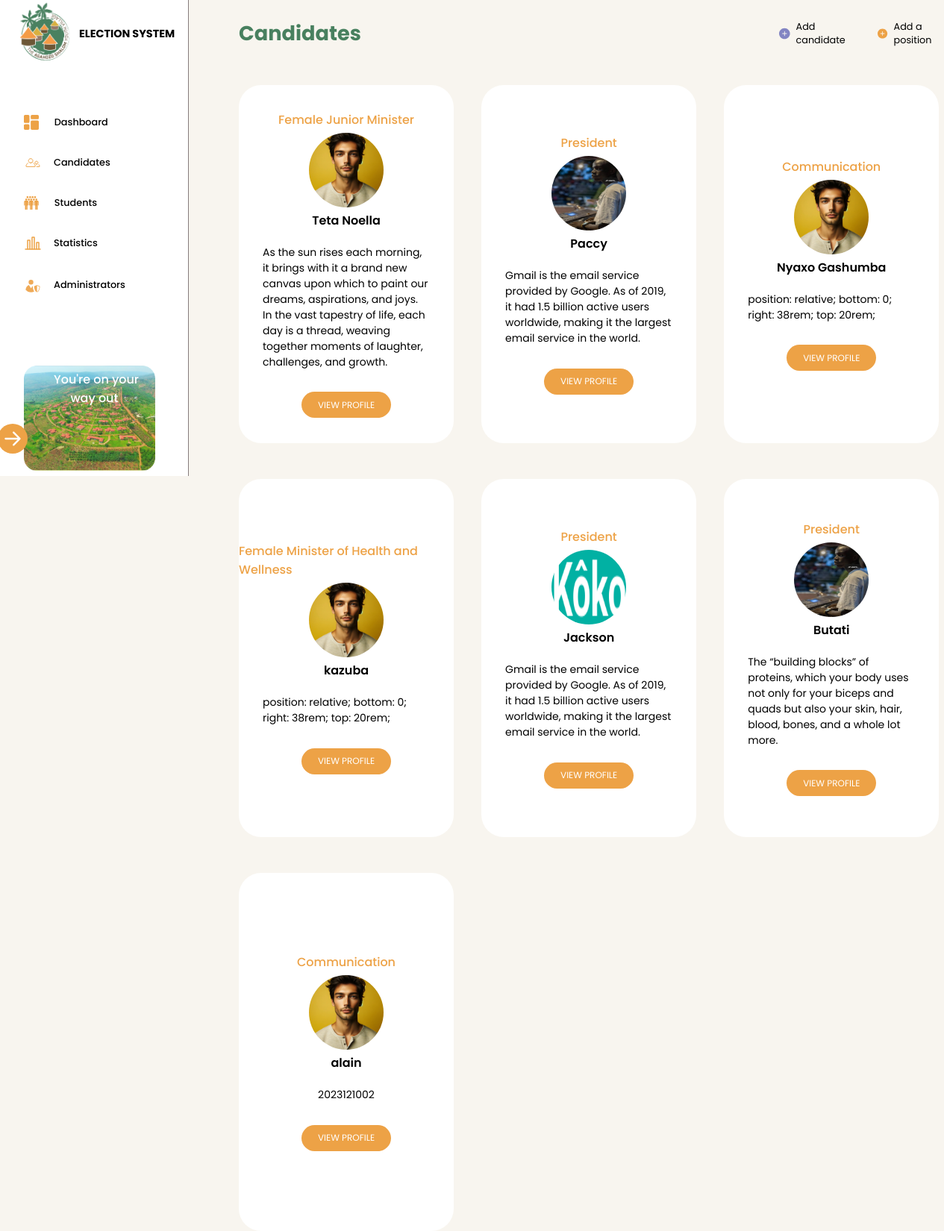
The app's page /adminRepresentativesPage.php (signed in), older data.
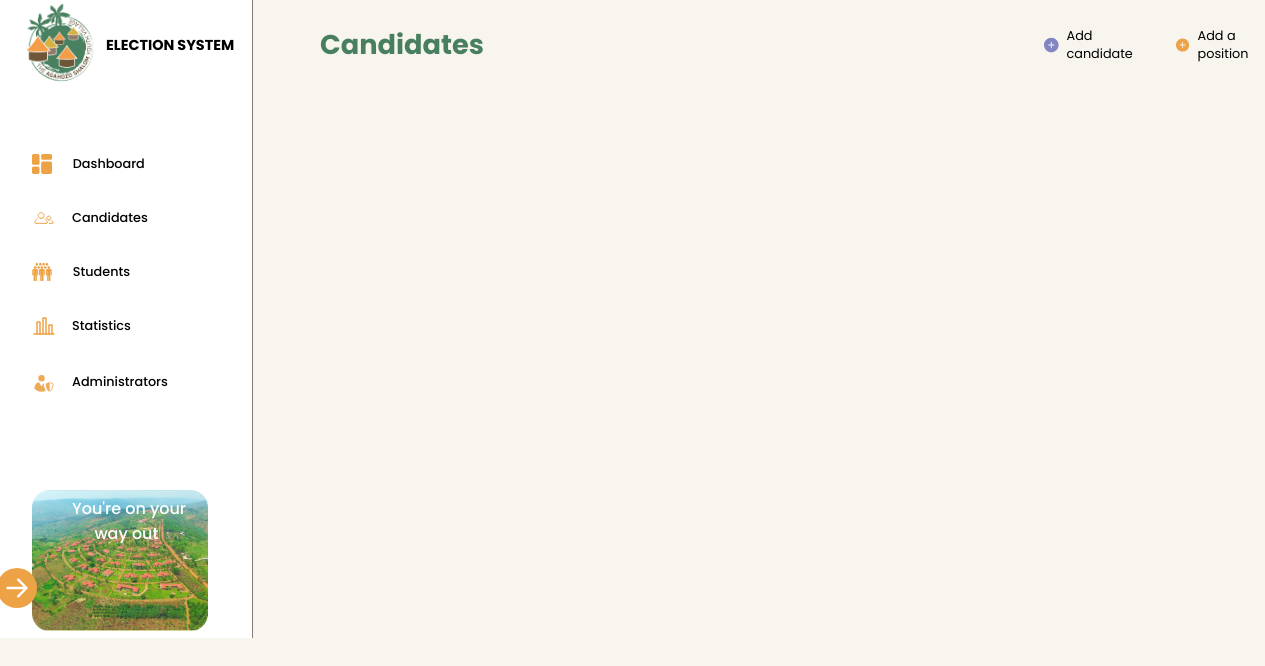
The same page, newer data.
### tables this page shows
CREATE TABLE `candidate` (
  `CandidateId` int(11) NOT NULL,
  `Name` varchar(255) NOT NULL,
  `Bio` varchar(255) NOT NULL,
  `Manifesto` varchar(255) NOT NULL,
  `PositionId` int(11) NOT NULL,
  `candimages` varchar(255) NOT NULL
);

CREATE TABLE `positions` (
  `positionId` int(11) NOT NULL,
  `Name` varchar(255) DEFAULT NULL
);

### adminRepresentativesPage.php (the view, shortened to what this page needs)
<!DOCTYPE html>
<html lang="en">
<head>
    <link rel="stylesheet" href="adminRepresentativesPage.css">
</head>
<body>
    <section class="mainContainer">
        <div class="navigationBar" style="border-right: 1.5px solid rgb(134 124 124);">
            <div class="logoDiv">
                <img src="./Assets/Agahozo+Shalom+Logo.png" alt="logo" style="height: 90px; width: 90px;">
                <h2>ELECTION SYSTEM</h2>
            </div>
            <ul>
                <li>
                    <div class="navigationLinks">
                        <a href="adminDashboard.php"><p style="margin-left: 0.3rem;">Dashboard</p></a>
                    </div>
                </li>
                <li>
                    <div class="navigationLinks">
                    <a href="adminRepresentativesPage.php"><p>Candidates</p></a>
                    </div>
                    </li>
                    <li>
                        <div class="navigationLinks">
                            <a href="adminStudentDashboard.php"><p style="margin-left: 0.3rem;">Students</p></a>
                        </div>
                    </li>
                <li>
                    <div class="navigationLinks">
                        <a href="adminStatisticPage.php"><p>Statistics</p></a>
                    </div>
                </li>
                <li>
                    <div class="navigationLinks">
                        <a href="addAdminPage.php"><p>Administrators</p></a>
                    </div>
                </li>
            </ul>
            <div>
                <div class="lastImg">
                    <img src="./Assets/Rectangle13.png" alt="logoout image" style="width: 100%; max-width: 70%; height: 100%; margin: 2rem 0 0 2rem; opacity: 90%;">
                </div>
                <p class="sleeve">You're on your <br><span>way out</span></p>
                <a href="front.php"></a>
            </div>
        </div>
        <div class="heroSection">
            <div class="rightNavBar" style="gap: 35rem;">
                <h1 style="font-family: 'Poppins', sans-serif; font-weight: 700; font-style: normal; color: #48805F; font-size: 1.7rem;">Candidates</h1>
                <div class="notProf" style="gap: 1.rem;">
                        <a href="#"><p style="font-size: 0.8em;" onclick="showPopup()">Add candidate</p></a>
                    <a href="#"><p onclick="showPop()" style="font-size: 0.8em;">Add a position</p></a>
                </div>
            </div>
            <div class="combinationCandidates">
                <?php
                    include('adminConn.php');
                    $query = "SELECT * FROM candidate ORDER BY Name Desc";
                    $record = mysqli_query($conn, $query);
                    while ($row = mysqli_fetch_assoc($record)) {
                        $query = "SELECT Name FROM positions WHERE positionId={$row['PositionId']}";
                        $record2 = mysqli_query($conn, $query);
                        $row2 = mysqli_fetch_assoc($record2);
                        echo "
                        <div class=\"cand1\">
                            <div class=\"profile\">
                                <h4 style=\"font-family: 'Poppins', sans-serif; font-weight: 500; font-style: normal; color: #EDA246;\">{$row2['Name']}</h4>
                                <img src=\"./Assets/candimages/{$row['candimages']}\" alt=\"\" height=\"100px\" width=\"100px\">
                                <p style=\"font-weight: 600;\">{$row['Name']}</p>
                            </div>
                            <div class=\"desc\">
                                <p>{$row['Bio']}</p>
                            </div>
                            <button>VIEW PROFILE</button>
                        </div>";
                    }
                ?>
            </div>
        </div>
    </section>
</body>
</html>

### adminRepresentativesPage.css (style rules this page uses)
* { padding: 0; box-sizing: border-box; font-family: "Poppins", sans-serif; font-style: normal; margin: 0; }
body { background-color: #F8F5EF; }
.mainContainer { display: flex; width: 100%; height: 100%; background-color: #F8F5EF; position: absolute; }
.navigationBar { width: 100%; max-width: 20%; position: fixed; background-color: #fff; border-right: 1.5px solid rgb(134 124 124); }
.heroSection { width: 100%; max-width: 100%; margin-left: 17rem; }
.logoDiv { display: flex; margin-left: 1rem; gap: 0rem; font-size: 0.6em; align-items: center; }
ul { display: flex; flex-direction: column; gap: 2rem; margin-top: 4rem; margin-bottom: 4rem; font-family: "Poppins", sans-serif; font-weight: 500; font-style: normal; font-size: .8rem; }
a { color: #000; text-decoration: none; }
a:link { color: #000; }
.navigationLinks { display: flex; flex-direction: row; align-items: center; gap: 1rem; margin-left: 2rem; }
.lastImg { position: relative; }
.sleeve { position: absolute; font-family: "Poppins", sans-serif; font-weight: 500; font-style: normal; color: #fff; top: 31rem; left: 4.5rem; z-index: 2; }
span { margin-left: 1.4rem; }
.logoutSvg { position: absolute; top: 35.5rem; left: -0.2rem; z-index: 2; animation: movingAnimation; }
.rightNavBar { display: flex; align-items: center; gap: 45rem; margin-left: 3rem; margin-top: 1.5rem; }
.notProf { display: flex; align-items: center; gap: 0.5rem; }
svg { position: relative; cursor: pointer; }
svg::after { content: '10'; border-radius: 100%; background-color: red; display: inline-block; width: 10px; height: 10px; }
.logoutSvg { animation: movingAnimation 5s infinite alternate; }
.combinationCandidates { display: grid; grid-template-columns: repeat(3, 1fr); gap: 2rem; width: 100%; max-width: 95%; margin: 3rem 0 2rem 3rem; row-gap: 3rem; }
.cand1 { display: flex; flex-direction: column; justify-content: center; align-items: center; background-color: #fff; border-radius: 30px; gap: 20px; width: 18rem; height: 30rem; padding: 0.8rem 0; transition: transform 0.3s; }
.profile { display: flex; flex-direction: column; justify-content: center; align-items: center; gap: 5px; }
.profile > img { border-radius: 50%; }
.desc { display: flex; flex-direction: column; justify-content: center; align-items: center; font-size: 14px; gap: 10px; padding: 0 2rem; }
button { display: flex; justify-content: center; align-items: center; height: 40px; width: 125px; background-color: #EDA246; color: white; border: none; border-radius: 30px; font-size: 14px; font-family: 'Poppins', sans-serif; cursor: pointer; }
button { display: flex; justify-content: center; align-items: center; height: 35px; width: 120px; background-color: #EDA246; color: white; border: none; border-radius: 30px; font-size: 12px; font-family: "Poppins", sans-serif; cursor: pointer; margin-top: 0.6rem; }

Row changes from the older to the newer data that the page shows:
removed candidate: PositionId.Name "Female Junior Minister", candimages (picture), Name "Teta Noella", Bio "As the sun rises each morning, it brings with it a brand new canvas upon which to paint our dreams, aspirations, and joys. In the vast tapestry of life, each day is a thread, weaving together moments of laughter, challenges, and growth."
removed candidate: PositionId.Name "President", candimages (picture), Name "Paccy", Bio "Gmail is the email service provided by Google. As of 2019, it had 1.5 billion active users worldwide, making it the largest email service in the world."
removed candidate: PositionId.Name "Communication", candimages (picture), Name "Nyaxo Gashumba", Bio "position: relative; bottom: 0; right: 38rem; top: 20rem;"
removed candidate: PositionId.Name "Female Minister of Health and Wellness", candimages (picture), Name "kazuba", Bio "position: relative; bottom: 0; right: 38rem; top: 20rem;"
removed candidate: PositionId.Name "President", candimages (picture), Name "Jackson", Bio "Gmail is the email service provided by Google. As of 2019, it had 1.5 billion active users worldwide, making it the largest email service in the world."
removed candidate: PositionId.Name "President", candimages (picture), Name "Butati", Bio "The “building blocks” of proteins, which your body uses not only for your biceps and quads but also your skin, hair, blood, bones, and a whole lot more."
removed candidate: PositionId.Name "Communication", candimages (picture), Name "alain", Bio "2023121002"
